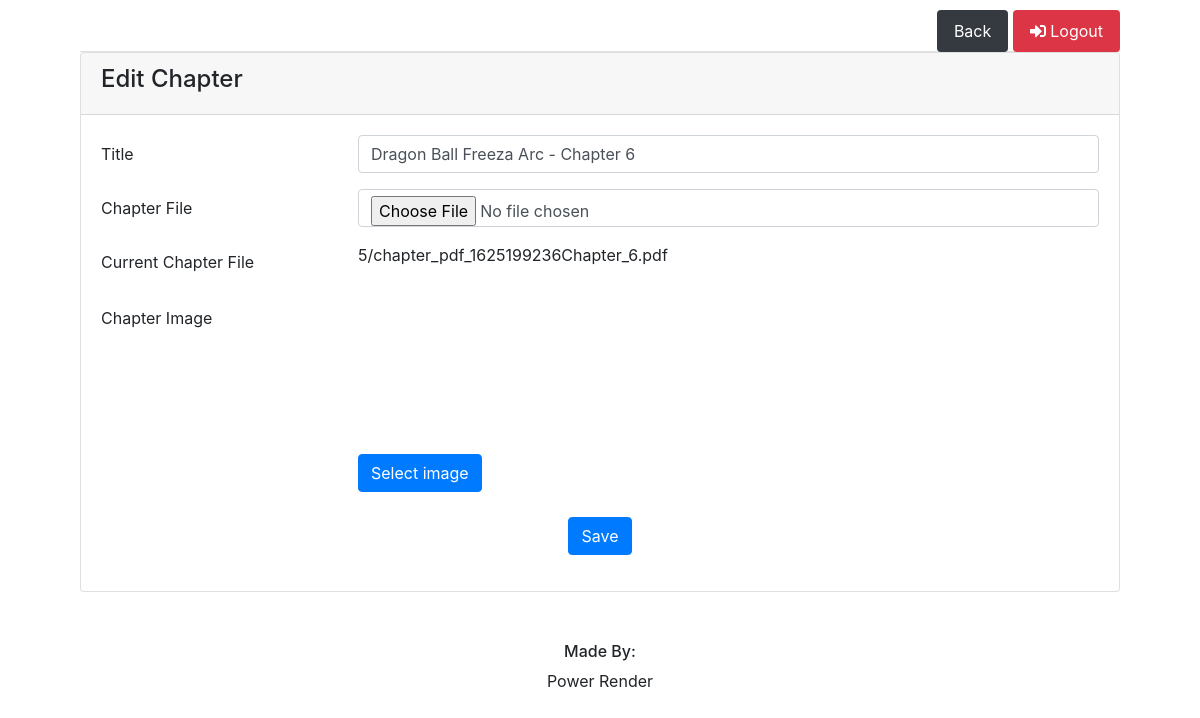
/editlecture.php?edit_lec=20 (signed in), run on the app's committed database.
### tables this page shows
CREATE TABLE `tbl_course_lecture` (
  `lec_id` int(11) NOT NULL,
  `cl_id` int(11) NOT NULL,
  `title_chapter` text NOT NULL,
  `file_chapter` text NOT NULL,
  `image_chapter` text NOT NULL
);

### editlecture.php (the view, shortened to what this page needs)
<?php include 'include/header.php';?>
<body>
  <div class="container col-lg-11">
  <div class="mx-auto col-sm-12 main-section" id="myTab" role="tablist">
    <?php include 'include/child-tab.php';?>
    <div class="tab-content" id="myTabContent">
      <div role="tabpanel">
        <div class="card">
          <div class="card-header">
            <h4>Edit Chapter</h4>
          </div>
          <div class="card-body">
            <?php
                $id = $_GET['edit_lec'];
                $query = mysqli_query($conn, "SELECT * FROM tbl_course_lecture WHERE lec_id = '".$id."'");
                $result = mysqli_fetch_assoc($query);
                      ?>
            <form class="form" method="post" enctype="multipart/form-data">
              <div class="form-group row">
                <label class="col-lg-3 col-form-label form-control-label">Title</label>
                <div class="col-lg-9">
                  <input class="form-control" name="name" value="<?php echo $result['title_chapter'];?>">
                </div>
              </div>
              <div class="form-group row">
                <label class="col-lg-3 col-form-label form-control-label">Chapter File</label>
                <div class="col-lg-9">
                  <input class="form-control" type="file" name="pdf" accept="application/pdf">
                </div>
              </div>
              <div class="form-group row">
                <label class="col-lg-3 col-form-label form-control-label">Current Chapter File</label>
                <div class="col-lg-9">
                  <p><?php include "image/baseurl.php"; echo $course_pack.$result['cl_id'].'/'.$result['file_chapter'];?></p>
                </div>
              </div>
              <div class="form-group row">
                <label class="col-lg-3 col-form-label form-control-label">Chapter Image</label>
                <div class="col-lg-9">
                  <div class="fileupload fileupload-new" data-provides="fileupload">
                    <div class="fileupload-new thumbnail" style="width: 200px; height: 150px;">
                    </div>
                    <div>
                      <span class="btn btn-file btn-primary">
                        <span class="fileupload-new">Select image</span>
                        <input type="file" name="photo" accept="image/*"></span>
                    </div>
                  </div>
                </div>
              </div>
              <div class="form-group row">
                <div class="col-lg-12 text-center">
                  <input type="submit" name="submit" class="btn btn-primary" value="Save">
                </div>
              </div>
            </form>
          </div>
        </div>
      </div>
    </div>
  </div>
</div>
<?php include 'include/footer.php';?>
</body>
</html>

### include/header.php (style rules this page uses)
input[type="file"] { display: block; }

### data on the page
tbl_course_lecture: name "Dragon Ball Freeza Arc - Chapter 6", cl "5", file_chapter "chapter_pdf_1625199236Chapter_6.pdf"
